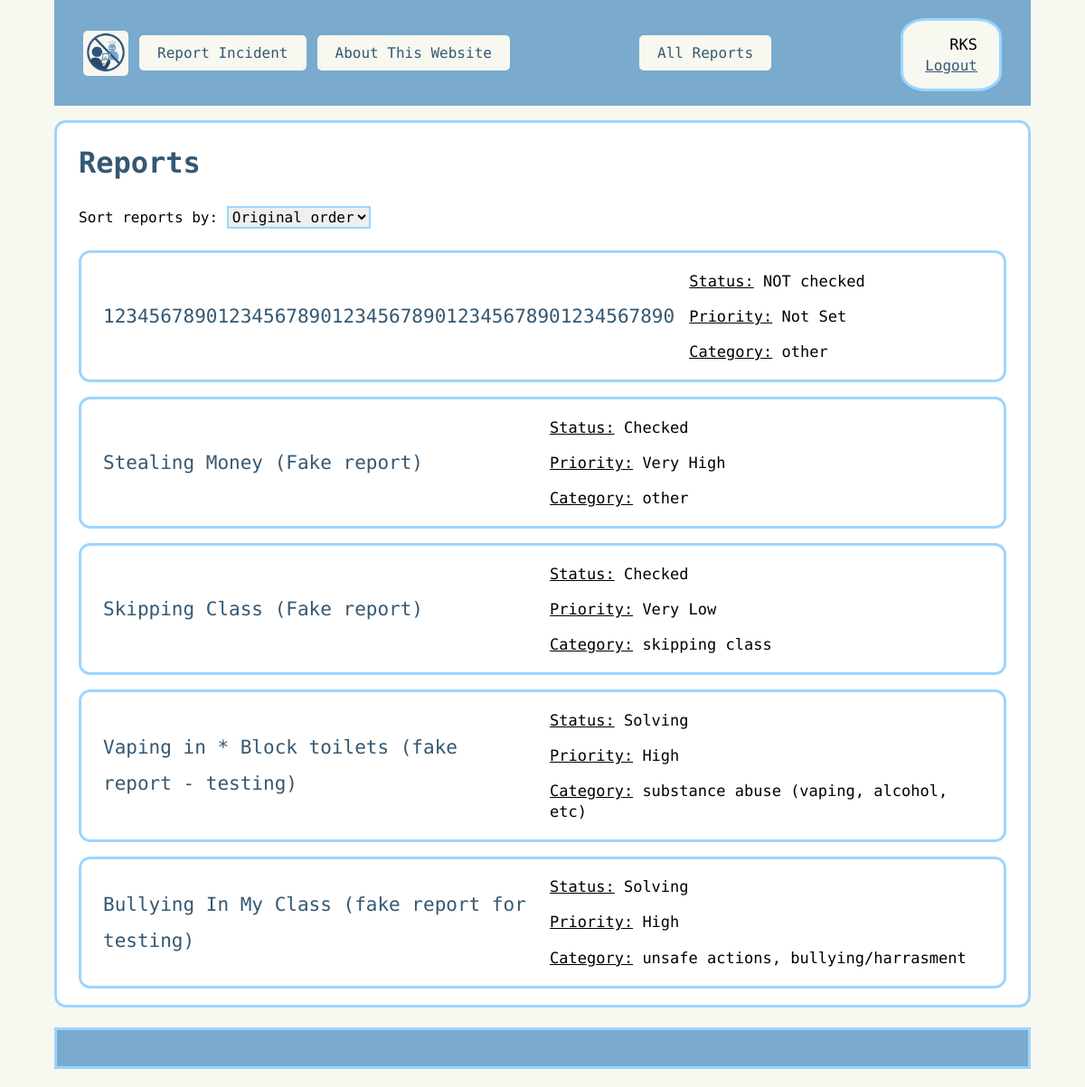
The app's page /view (signed in) with its own data.
### routes.py (models this page shows, shortened)
class User(UserMixin, db.Model):
    __tablename__ = "User"
    user_id = db.Column(db.Integer, primary_key=True)
    user_name = db.Column(db.String, nullable=False, unique=True)
    password = db.Column(db.String, nullable=False )
    teacher_code = db.Column(db.String, nullable=False, unique=True)
    admin = db.Column(db.Integer, nullable=False, default=0)

class Reports(db.Model):
    __tablename__ = "Reports"
    report_id = db.Column(db.Integer, primary_key=True)
    report_title = db.Column(db.String, nullable=False)
    report_detail = db.Column(db.String, nullable=False)
    report_time = db.Column(db.String, nullable=False)
    status_id = db.Column(db.Integer, db.ForeignKey("Status.status_id"), nullable=True)
    status = db.relationship("Status", backref="reports")
    priority_id = db.Column(db.Integer, db.ForeignKey("Priority.priority_id"), nullable=True)
    priority = db.relationship("Priority", backref="reports")
    types = db.relationship("Type", secondary=Report_Type, backref="reports")

class Status(db.Model):
    __tablename__ = "Status"
    status_id = db.Column(db.Integer, primary_key=True)
    status = db.Column(db.String, nullable=False)

class Priority(db.Model):
    __tablename__ = "Priority"
    priority_id = db.Column(db.Integer, primary_key=True)
    priority = db.Column(db.String, nullable=False)

class Type(db.Model):
    __tablename__ = "Type"
    type_id = db.Column(db.Integer, primary_key=True)
    type = db.Column(db.String, nullable=False)

### routes.py (the view)
@app.route("/view", methods=["GET"])
@login_required # only be accessed if the user is logged in
def view():
    sort = request.args.get("sort", "original") # check how the user wants to sort
    if sort == "status":
        reports = Reports.query.join(Status).order_by(Status.status_id.desc()).all()
    elif sort == "type":
        reports = Reports.query.join(Reports.types).order_by(Type.type.asc()).all()
    elif sort == "priority":
        reports = Reports.query.join(Priority).order_by(Priority.priority_id.desc()).all()
    else:
        reports = Reports.query.order_by(Reports.report_id.desc()).all()
    status = Status.query.all()
    types = Type.query.all()
    priority = Priority.query.all()
    return render_template(
        "view.html", reports=reports, status=status, types=types, sort=sort, priority=priority
    )

### routes.py (called while the page is built)
@login_manager.user_loader
def load_user(user_id): # look for user based on user_id
    return User.query.get(user_id)

### templates/view.html (shortened to what this page needs)
{% extends "layout.html" %}
{% block content %}
<div class="words">
    <div class="block">
        <h1>Reports</h1>
        <div class="sorting">
            <form method="get" action="/view" id="sortForm">
                <label for="sort">Sort reports by:</label>
                <select id="sort" name="sort" onchange="this.form.submit()">
                    <option value="original" {% if sort == 'original' %}selected{% endif %}>Original order</option>
                </select>
            </form>
        </div>
        {% for report in reports %}
            <div class="reports">
                <a href="http://127.0.0.1:5000/edit/{{ report.report_id }}" class="report_name">{{ report.report_title }}</a>
                <div class="right_info">
                    <p>
                    <u>Status:</u>
                    {% if report.status %}
                        {{ report.status.status }}
                    {% else %}
                        No status
                    {% endif %}
                    </p>
                    <p>
                    <u>Priority:</u>
                    {% if report.priority %}
                        {{ report.priority.priority }}
                    {% else %}
                        No priority set
                    {% endif %}
                    </p>
                    <p>
                    <u>Category:</u>
                    {% if report.types %}
                        {% for t in report.types %}
                            {{ t.type }}{% if not loop.last %}, {% endif %}
                        {% endfor %}
                    {% else %}
                        No type
                    {% endif %}
                    </p>
                </div>
            </div>
        {% endfor %}
    </div>
</div>
{% endblock %}

### templates/header.html (shortened to what this page needs)
<nav>
    <div class="nav-left">
        <a href="http://127.0.0.1:5000/" class="link"><img class="logo" src="/static/images/Logo.png" alt="Logo" ></a>
        <a href="http://127.0.0.1:5000/" class="h_link">Report Incident</a>
        <a href="http://127.0.0.1:5000/about" class="h_link">About This Website</a>
    </div>
    {% if current_user.is_authenticated %}
        <div class="nav-right">
            <a href="http://127.0.0.1:5000/view" class="h_link">All Reports</a>
        </div>
        <div class="user_info">
            <p>{{ current_user.teacher_code }}</p>
            <a href="{{ url_for('logout') }}" class="link" >Logout</a>
        </div>
    {% elif  not current_user.is_authenticated %}
        <a href="{{ url_for('login') }}" class="h_link">teacher login</a>
    {% endif %}
</nav>

### static/style.css (style rules this page uses)
html, body { font-family: "Victor Mono", monospace; margin-top: 0px; margin-bottom: 0px; }
h1 { color: #355872; }
a { color: #355872; }
p { font-size: 17px; }
.report_name { color: #355872; text-decoration: none; font-size: 21px; }
.words { display: grid; align-items: center; gap: 1rem; border: 3px solid #9CD5FF; background-color: white; border-radius: 0.8rem; margin-top: 1rem; margin-bottom: 1rem; padding: 0.15rem 1.5rem; overflow-wrap: break-word; line-height:2.5rem; }
.logo { width: auto; height: 50px; vertical-align: middle; border-radius: 5px; }
header nav { display: flex; align-items: center; justify-content: space-between; gap: 1rem; flex-wrap: wrap; }
.nav-right { display: flex; align-items: center; gap: 0.75rem; flex-wrap: wrap; }
.nav-left { display: flex; align-items: center; gap: 0.75rem; flex-wrap: wrap; }
.h_link { background-color: #F7F8F0; padding: 10px 20px; border-radius: 5px; text-decoration: none; color: #355872; }
.user_info { display: flex; flex-direction: column; align-items: flex-end; gap: 0.25rem; margin-top: 0.25rem; border: 3px solid #9CD5FF; padding: 1rem 1.5rem; background-color: #F7F8F0; border-radius: 25%; }
.user_info p { margin: 0; }
body { background-color: #F7F8F0; margin-left: 5%; margin-right: 5%; }
.reports { display: grid; grid-template-columns: 1fr 1fr; align-items: center; gap: 1rem; border: 3px solid #9CD5FF; background-color: white; border-radius: 0.8rem; margin-top: 1rem; margin-bottom: 1rem; padding: 0.15rem 1.5rem; overflow-wrap: break-word; }
.right_info { margin-right: 1rem; line-height: 1.4rem; min-width: 0; overflow-wrap: anywhere; }
.sorting { margin-bottom: 1rem; }
.sorting select { border: 2px solid #9CD5FF; font: inherit; }

### records on screen
User: teacher_code "RKS"
Reports: report_title "12345678901234567890123456789012345678901234567890", status.status "NOT checked", priority.priority "Not Set"
Type: type "other"
Reports: report_title "Stealing Money (Fake report)", status.status "Checked", priority.priority "Very High"
Reports: report_title "Skipping Class (Fake report)", status.status "Checked", priority.priority "Very Low"
Type: type "skipping class"
Reports: report_title "Vaping in * Block toilets (fake report - testing)", status.status "Solving", priority.priority "High"
Type: type "substance abuse (vaping, alcohol, etc)"
Reports: report_title "Bullying In My Class (fake report for testing)", status.status "Solving", priority.priority "High"
Type: type "unsafe actions"
Type: type "bullying/harrasment"
